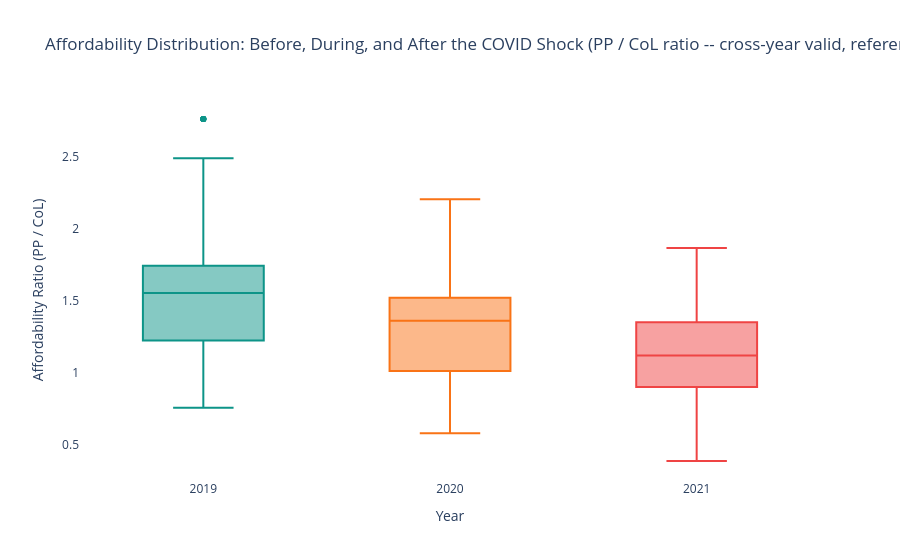

Source (notebook cell):
### Code cell
shock_data = df[df['year'].isin([PRE_COVID, COVID_YEAR, 2021])].copy()
shock_data['year_label'] = shock_data['year'].astype(str)

fig = px.box(
    shock_data,
    x='year_label', y='affordability',
    title='Affordability Distribution: Before, During, and After the COVID Shock\n'
          '(PP / CoL ratio -- cross-year valid, reference anchor cancels)',
    labels={'affordability': 'Affordability Ratio (PP / CoL)', 'year_label': 'Year'},
    color='year_label',
    color_discrete_map={'2019': '#0D9488', '2020': '#F97316', '2021': '#EF4444'},
    category_orders={'year_label': ['2019', '2020', '2021']},
    points='outliers'
)
fig.update_layout(plot_bgcolor='white', paper_bgcolor='white', showlegend=False)
fig.show()

stats_tbl = shock_data.groupby('year')['affordability'].describe()[['25%','50%','75%']].round(3)
stats_tbl['IQR'] = (stats_tbl['75%'] - stats_tbl['25%']).round(3)
print('Affordability ratio summary during COVID shock:')
print(stats_tbl.to_string())
